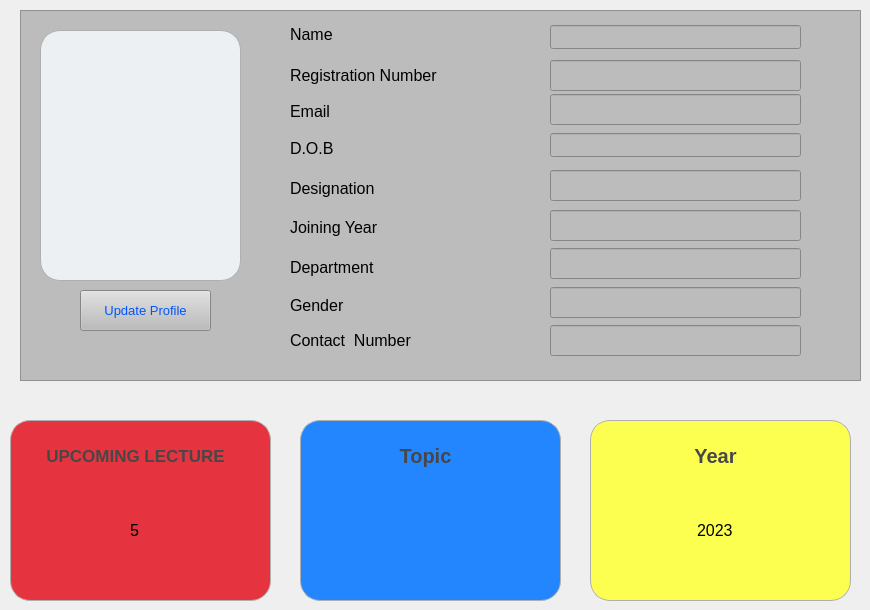
       <widget class="QWidget" name="profiletab">
        <attribute name="title">
         <string>Profile</string>
        </attribute>
        <widget class="QFrame" name="frame_8">
         <property name="geometry">
          <rect>
           <x>20</x>
           <y>10</y>
           <width>841</width>
           <height>371</height>
          </rect>
         </property>
         <property name="styleSheet">
          <string notr="true">background-color: rgb(188, 188, 188);</string>
         </property>
         <property name="frameShape">
          <enum>QFrame::StyledPanel</enum>
         </property>
         <property name="frameShadow">
          <enum>QFrame::Raised</enum>
         </property>
         <widget class="QFrame" name="image">
          <property name="geometry">
           <rect>
            <x>20</x>
            <y>20</y>
            <width>201</width>
            <height>251</height>
           </rect>
          </property>
          <property name="styleSheet">
           <string notr="true">position: relative;
  
border:1px solid rgb(175, 175, 175);

  border-radius: 20px;
  box-sizing: border-box;
  background: #ecf0f3;
  box-shadow: 14px 14px 20px #cbced1, -14px -14px 20px white;</string>
          </property>
          <property name="frameShape">
           <enum>QFrame::StyledPanel</enum>
          </property>
          <property name="frameShadow">
           <enum>QFrame::Raised</enum>
          </property>
         </widget>
         <widget class="QPushButton" name="update">
          <property name="geometry">
           <rect>
            <x>60</x>
            <y>280</y>
            <width>131</width>
            <height>41</height>
           </rect>
          </property>
          <property name="font">
           <font>
            <pointsize>10</pointsize>
            <underline>false</underline>
           </font>
          </property>
          <property name="styleSheet">
           <string notr="true">color: rgb(0, 85, 255);</string>
          </property>
          <property name="text">
           <string>Update Profile</string>
          </property>
         </widget>
         <widget class="QLabel" name="l4">
          <property name="geometry">
           <rect>
            <x>270</x>
            <y>128</y>
            <width>71</width>
            <height>21</height>
           </rect>
          </property>
          <property name="font">
           <font>
            <pointsize>12</pointsize>
           </font>
          </property>
          <property name="text">
           <string>D.O.B</string>
          </property>
         </widget>
         <widget class="QLabel" name="l1">
          <property name="geometry">
           <rect>
            <x>270</x>
            <y>16</y>
            <width>61</width>
            <height>16</height>
           </rect>
          </property>
          <property name="font">
           <font>
            <pointsize>12</pointsize>
           </font>
          </property>
          <property name="text">
           <string>Name</string>
          </property>
         </widget>
         <widget class="QLabel" name="l6">
          <property name="geometry">
           <rect>
            <x>270</x>
            <y>202</y>
            <width>121</width>
            <height>31</height>
           </rect>
          </property>
          <property name="font">
           <font>
            <pointsize>12</pointsize>
           </font>
          </property>
          <property name="text">
           <string>Joining Year</string>
          </property>
         </widget>
         <widget class="QLabel" name="l7">
          <property name="geometry">
           <rect>
            <x>270</x>
            <y>242</y>
            <width>131</width>
            <height>31</height>
           </rect>
          </property>
          <property name="font">
           <font>
            <pointsize>12</pointsize>
           </font>
          </property>
          <property name="text">
           <string>Department</string>
          </property>
         </widget>
         <widget class="QLabel" name="l2">
          <property name="geometry">
           <rect>
            <x>270</x>
            <y>50</y>
            <width>201</width>
            <height>31</height>
           </rect>
          </property>
          <property name="font">
           <font>
            <pointsize>12</pointsize>
           </font>
          </property>
          <property name="text">
           <string>Registration Number</string>
          </property>
         </widget>
         <widget class="QLabel" name="l9">
          <property name="geometry">
           <rect>
            <x>270</x>
            <y>320</y>
            <width>161</width>
            <height>21</height>
           </rect>
          </property>
          <property name="font">
           <font>
            <pointsize>12</pointsize>
           </font>
          </property>
          <property name="text">
           <string>Contact  Number</string>
          </property>
         </widget>
         <widget class="QLabel" name="l5">
          <property name="geometry">
           <rect>
            <x>270</x>
            <y>163</y>
            <width>141</width>
            <height>31</height>
           </rect>
          </property>
          <property name="font">
           <font>
            <pointsize>12</pointsize>
           </font>
          </property>
          <property name="text">
           <string>Designation</string>
          </property>
         </widget>
         <widget class="QLabel" name="l3">
          <property name="geometry">
           <rect>
            <x>270</x>
            <y>91</y>
            <width>91</width>
            <height>21</height>
           </rect>
          </property>
          <property name="font">
           <font>
            <pointsize>12</pointsize>
           </font>
          </property>
          <property name="text">
           <string>Email</string>
          </property>
         </widget>
         <widget class="QLabel" name="l8">
          <property name="geometry">
           <rect>
            <x>270</x>
            <y>285</y>
            <width>71</width>
            <height>21</height>
           </rect>
          </property>
          <property name="font">
           <font>
            <pointsize>12</pointsize>
           </font>
          </property>
          <property name="text">
           <string>Gender</string>
          </property>
         </widget>
         <widget class="QLineEdit" name="p1">
          <property name="geometry">
           <rect>
            <x>530</x>
            <y>50</y>
            <width>251</width>
            <height>31</height>
           </rect>
          </property>
          <property name="font">
           <font>
            <pointsize>11</pointsize>
           </font>
          </property>
          <property name="styleSheet">
           <string notr="true"/>
          </property>
          <property name="text">
           <string/>
          </property>
         </widget>
         <widget class="QLineEdit" name="p3">
          <property name="geometry">
           <rect>
            <x>530</x>
            <y>84</y>
            <width>251</width>
            <height>31</height>
           </rect>
          </property>
          <property name="font">
           <font>
            <pointsize>11</pointsize>
           </font>
          </property>
          <property name="styleSheet">
           <string notr="true"/>
          </property>
          <property name="text">
           <string/>
          </property>
         </widget>
         <widget class="QLineEdit" name="p5">
          <property name="geometry">
           <rect>
            <x>530</x>
            <y>160</y>
            <width>251</width>
            <height>31</height>
           </rect>
          </property>
          <property name="font">
           <font>
            <pointsize>11</pointsize>
           </font>
          </property>
          <property name="styleSheet">
           <string notr="true"/>
          </property>
          <property name="text">
           <string/>
          </property>
         </widget>
         <widget class="QLineEdit" name="p6">
          <property name="geometry">
           <rect>
            <x>530</x>
            <y>200</y>
            <width>251</width>
            <height>31</height>
           </rect>
          </property>
          <property name="font">
           <font>
            <pointsize>11</pointsize>
           </font>
          </property>
          <property name="styleSheet">
           <string notr="true"/>
          </property>
          <property name="text">
           <string/>
          </property>
         </widget>
         <widget class="QLineEdit" name="p4">
          <property name="geometry">
           <rect>
            <x>530</x>
            <y>123</y>
            <width>251</width>
            <height>24</height>
           </rect>
          </property>
          <property name="font">
           <font>
            <pointsize>11</pointsize>
           </font>
          </property>
          <property name="styleSheet">
           <string notr="true"/>
          </property>
          <property name="text">
           <string/>
          </property>
         </widget>
         <widget class="QLineEdit" name="p7">
          <property name="geometry">
           <rect>
            <x>530</x>
            <y>238</y>
            <width>251</width>
            <height>31</height>
           </rect>
          </property>
          <property name="font">
           <font>
            <pointsize>11</pointsize>
           </font>
          </property>
          <property name="styleSheet">
           <string notr="true"/>
          </property>
          <property name="text">
           <string/>
          </property>
         </widget>
         <widget class="QLineEdit" name="p8">
          <property name="geometry">
           <rect>
            <x>530</x>
            <y>277</y>
            <width>251</width>
            <height>31</height>
           </rect>
          </property>
          <property name="font">
           <font>
            <pointsize>11</pointsize>
           </font>
          </property>
          <property name="styleSheet">
           <string notr="true"/>
          </property>
          <property name="text">
           <string/>
          </property>
         </widget>
         <widget class="QLineEdit" name="p9">
          <property name="geometry">
           <rect>
            <x>530</x>
            <y>315</y>
            <width>251</width>
            <height>31</height>
           </rect>
          </property>
          <property name="font">
           <font>
            <pointsize>11</pointsize>
           </font>
          </property>
          <property name="styleSheet">
           <string notr="true"/>
          </property>
          <property name="text">
           <string/>
          </property>
         </widget>
         <widget class="QLineEdit" name="p2">
          <property name="geometry">
           <rect>
            <x>530</x>
            <y>15</y>
            <width>251</width>
            <height>24</height>
           </rect>
          </property>
          <property name="font">
           <font>
            <pointsize>11</pointsize>
           </font>
          </property>
          <property name="styleSheet">
           <string notr="true"/>
          </property>
          <property name="text">
           <string/>
          </property>
         </widget>
        </widget>
        <widget class="QFrame" name="upcominglecture">
         <property name="geometry">
          <rect>
           <x>10</x>
           <y>420</y>
           <width>261</width>
           <height>181</height>
          </rect>
         </property>
         <property name="styleSheet">
          <string notr="true">position: relative;
  
border:1px solid rgb(175, 175, 175);

  border-radius: 20px;
  box-sizing: border-box;
  
background-color: rgb(229, 51, 63);</string>
         </property>
         <property name="frameShape">
          <enum>QFrame::StyledPanel</enum>
         </property>
         <property name="frameShadow">
          <enum>QFrame::Raised</enum>
         </property>
         <widget class="QLabel" name="label_54">
          <property name="geometry">
           <rect>
            <x>10</x>
            <y>20</y>
            <width>231</width>
            <height>31</height>
           </rect>
          </property>
          <property name="font">
           <font>
            <pointsize>13</pointsize>
            <weight>75</weight>
            <bold>true</bold>
           </font>
          </property>
          <property name="styleSheet">
           <string notr="true">border:none;
color: rgb(71, 71, 71);</string>
          </property>
          <property name="text">
           <string>UPCOMING LECTURE</string>
          </property>
          <property name="alignment">
           <set>Qt::AlignCenter</set>
          </property>
         </widget>
         <widget class="QLineEdit" name="lineEdit_22">
          <property name="geometry">
           <rect>
            <x>20</x>
            <y>70</y>
            <width>211</width>
            <height>81</height>
           </rect>
          </property>
          <property name="font">
           <font>
            <pointsize>12</pointsize>
           </font>
          </property>
          <property name="styleSheet">
           <string notr="true">border:none;</string>
          </property>
          <property name="text">
           <string>5</string>
          </property>
          <property name="alignment">
           <set>Qt::AlignCenter</set>
          </property>
         </widget>
        </widget>
        <widget class="QFrame" name="topic">
         <property name="geometry">
          <rect>
           <x>300</x>
           <y>420</y>
           <width>261</width>
           <height>181</height>
          </rect>
         </property>
         <property name="styleSheet">
          <string notr="true">position: relative;
  
border:1px solid rgb(175, 175, 175);

  border-radius: 20px;
  box-sizing: border-box;
  background: #ecf0f3;
background-color: rgb(35, 134, 255);

</string>
         </property>
         <property name="frameShape">
          <enum>QFrame::StyledPanel</enum>
         </property>
         <property name="frameShadow">
          <enum>QFrame::Raised</enum>
         </property>
         <widget class="QLabel" name="label_55">
          <property name="geometry">
           <rect>
            <x>20</x>
            <y>20</y>
            <width>211</width>
            <height>31</height>
           </rect>
          </property>
          <property name="font">
           <font>
            <pointsize>15</pointsize>
            <weight>75</weight>
            <bold>true</bold>
           </font>
          </property>
          <property name="styleSheet">
           <string notr="true">border:none;
color: rgb(71, 71, 71);</string>
          </property>
          <property name="text">
           <string>Topic</string>
          </property>
          <property name="alignment">
           <set>Qt::AlignCenter</set>
          </property>
         </widget>
         <widget class="QLineEdit" name="lineEdit_23">
          <property name="geometry">
           <rect>
            <x>20</x>
            <y>70</y>
            <width>211</width>
            <height>81</height>
           </rect>
          </property>
          <property name="font">
           <font>
            <pointsize>12</pointsize>
           </font>
          </property>
          <property name="styleSheet">
           <string notr="true">border:none;</string>
          </property>
          <property name="text">
           <string/>
          </property>
          <property name="alignment">
           <set>Qt::AlignCenter</set>
          </property>
         </widget>
        </widget>
        <widget class="QFrame" name="syllabus">
         <property name="geometry">
          <rect>
           <x>590</x>
           <y>420</y>
           <width>261</width>
           <height>181</height>
          </rect>
         </property>
         <property name="styleSheet">
          <string notr="true">position: relative;
  
border:1px solid rgb(175, 175, 175);

  border-radius: 20px;
  box-sizing: border-box;
  background: #ecf0f3;
background-color: rgb(252, 255, 79);</string>
         </property>
         <property name="frameShape">
          <enum>QFrame::StyledPanel</enum>
         </property>
         <property name="frameShadow">
          <enum>QFrame::Raised</enum>
         </property>
         <widget class="QLineEdit" name="lineEdit_24">
          <property name="geometry">
           <rect>
            <x>20</x>
            <y>70</y>
            <width>211</width>
            <height>81</height>
           </rect>
          </property>
          <property name="font">
           <font>
            <pointsize>12</pointsize>
           </font>
          </property>
          <property name="styleSheet">
           <string notr="true">border:none;</string>
          </property>
          <property name="text">
           <string>2023</string>
          </property>
          <property name="alignment">
           <set>Qt::AlignCenter</set>
          </property>
         </widget>
         <widget class="QLabel" name="label_56">
          <property name="geometry">
           <rect>
            <x>20</x>
            <y>20</y>
            <width>211</width>
            <height>31</height>
           </rect>
          </property>
          <property name="font">
           <font>
            <pointsize>15</pointsize>
            <weight>75</weight>
            <bold>true</bold>
           </font>
          </property>
          <property name="styleSheet">
           <string notr="true">border:none;
color: rgb(71, 71, 71);</string>
          </property>
          <property name="text">
           <string>Year</string>
          </property>
          <property name="alignment">
           <set>Qt::AlignCenter</set>
          </property>
         </widget>
        </widget>
       </widget>
